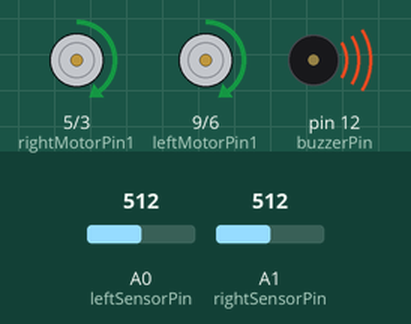
Simulated run of this sketch. Board: Arduino Uno, built with avr-gcc and run on an emulated ATmega328P. Shown: motor-driver pin pairs drawn as motors (green arrow = first pin HIGH = forward, orange = second pin HIGH = backward, longer = more drive, scaled by the enable pin), buzzer (waves = sounding). The test bench sets the inputs (shaded band); at power-on: A0 (leftSensorPin) = 512, A1 (rightSensorPin) = 512.

Above: at 4.8 s.
4.9 s: A0 (leftSensorPin) set to 716
At 7.7 s:
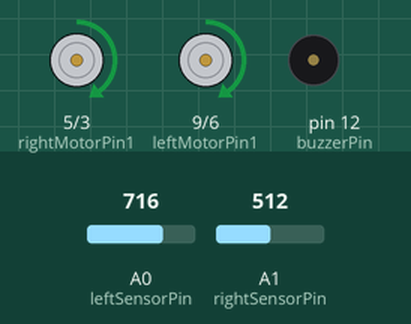
At 12.12 s:
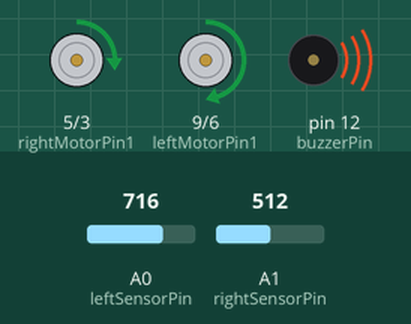
13.8 s: A1 (rightSensorPin) set to 900
At 20.12 s:
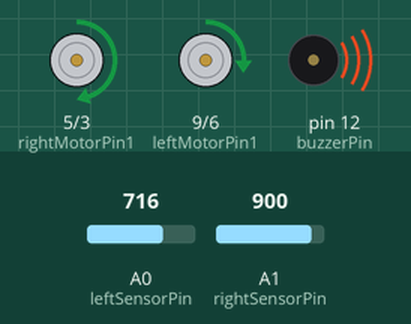
21.8 s: A1 (rightSensorPin) set to 716
26.8 s: A1 (rightSensorPin) set to 511
Timing chart, 0 to 32.8 s (numbered marks = the images above; inputs shaded):
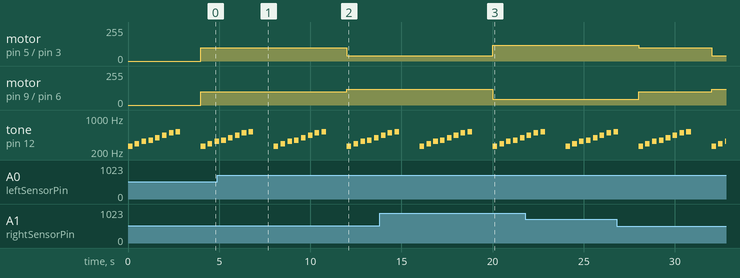

Measured:
- after the input at 4.9 s, motor on pin 5 (rightMotorPin1) / pin 3 (rightMotorPin2): forward 100/255 → forward 40/255 after 7.1 s; motor on pin 9 (leftMotorPin1) / pin 6 (leftMotorPin2): forward 100/255 → forward 120/255 after 7.1 s
- after the input at 13.8 s, motor on pin 5 (rightMotorPin1) / pin 3 (rightMotorPin2): forward 40/255 → forward 120/255 after 6.2 s; motor on pin 9 (leftMotorPin1) / pin 6 (leftMotorPin2): forward 120/255 → forward 44/255 after 6.2 s
- by itself, tone on pin 12 (buzzerPin): repeats every 4.0 s: 349 Hz 0.25 s, silent 0.13 s, 392 Hz 0.25 s, silent 0.13 s, 440 Hz 0.25 s, silent 0.13 s, 494 Hz 0.25 s, silent 0.13 s, 523 Hz 0.25 s, silent 1.1 s, 262 Hz 0.25 s, silent 0.13 s, 294 Hz 0.25 s, silent 0.13 s, 330 Hz 0.25 s, silent 0.13 s

The sketch:

Proportional.ino
```cpp
// Define the pins for the sensors
int leftSensorPin = A0;   // Left sensor connected to Analog pin 0
int rightSensorPin = A1;  // Right sensor connected to Analog pin 1

// Define the motor pins
int leftMotorPin1 = 9;   // Left motor pin 1 connected to pin 9
int leftMotorPin2 = 6;   // Left motor pin 2 connected to pin 6
int rightMotorPin1 = 5;  // Right motor pin 1 connected to pin 5
int rightMotorPin2 = 3;  // Right motor pin 2 connected to pin 3
int enAPin = 10;         // enA connected to pin 10
int enBPin = 11;         // enB connected to pin 11

// Define constants for proportional control
float Kp = 0.3;  // Proportional constant
// Define the buzzer pin
const int buzzerPin = 12;

// Define the notes and durations of the melody
int melody[] = {262, 294, 330, 349, 392, 440, 494, 523};
int noteDurations[] = {4, 4, 4, 4, 4, 4, 4, 4}; // 4 indicates a quarter note

void setup() {
  // Initialize the motor pins as outputs
  pinMode(leftMotorPin1, OUTPUT);
  pinMode(leftMotorPin2, OUTPUT);
  pinMode(rightMotorPin1, OUTPUT);
  pinMode(rightMotorPin2, OUTPUT);

  // Set PWM pins as outputs
  pinMode(enAPin, OUTPUT);
  pinMode(enBPin, OUTPUT);
  pinMode(buzzerPin, OUTPUT);
}

//  A function when the line follower leaves the line pero di pani working
void motor_drive(int leftSpeed, int rightSpeed) {
    // Set motor directions based on speed signs
    if (leftSpeed > 0) {
        digitalWrite(leftMotorPin1, HIGH);
        digitalWrite(leftMotorPin2, LOW);
    } else {
        digitalWrite(leftMotorPin1, LOW);
        digitalWrite(leftMotorPin2, HIGH);
    }

    if (rightSpeed > 0) {
        digitalWrite(rightMotorPin1, HIGH);
        digitalWrite(rightMotorPin2, LOW);
    } else {
        digitalWrite(rightMotorPin1, LOW);
        digitalWrite(rightMotorPin2, HIGH);
    }

    // Set the motor speeds using PWM
    analogWrite(enAPin, abs(leftSpeed));
    analogWrite(enBPin, abs(rightSpeed));
}


void loop() {
  // Read the sensor values
  int leftSensorValue = analogRead(leftSensorPin);
  int rightSensorValue = analogRead(rightSensorPin);

  // Calculate the error (difference between sensor readings)
  int error = rightSensorValue - leftSensorValue;
  playMelody();
  // Check if both sensors are not on the line
  if (leftSensorValue >= 970 && rightSensorValue >= 970) {
    // A case when the line follower leaves the line
    if (error > 0) {
      // Turn left if the line was to the left before
      motor_drive(-150, 150);  // Adjust the motor speed values as needed
    } else {
      // Else turn right
      motor_drive(150, -150);  // Adjust the motor speed values as needed
    }
  } else {
    // Calculate the motor speeds using proportional control
    int leftMotorSpeed = 100 + Kp * error;
    int rightMotorSpeed = 100 - Kp * error;

    // Make sure motor speeds are within limits
    leftMotorSpeed = constrain(leftMotorSpeed, 40, 120); //never change this value
    rightMotorSpeed = constrain(rightMotorSpeed, 40, 120); //never change this value

    // Set motor directions
    if (leftMotorSpeed > 0) {
      digitalWrite(leftMotorPin1, HIGH);
      digitalWrite(leftMotorPin2, LOW);
    } else {
      digitalWrite(leftMotorPin1, LOW);
      digitalWrite(leftMotorPin2, HIGH);
    }

    if (rightMotorSpeed > 0) {
      digitalWrite(rightMotorPin1, HIGH);
      digitalWrite(rightMotorPin2, LOW);
    } else {
      digitalWrite(rightMotorPin1, LOW);
      digitalWrite(rightMotorPin2, HIGH);
    }

    // Set the motor speeds using PWM
    analogWrite(enAPin, abs(leftMotorSpeed));
    analogWrite(enBPin, abs(rightMotorSpeed));
  }
}
void playMelody() {
  // Iterate through the melody array and play each note
  for (int i = 0; i < 8; i++) {
    int noteDuration = 1000 / noteDurations[i];
    tone(buzzerPin, melody[i], noteDuration);
    delay(noteDuration * 1.30); // Add a small delay between notes
    noTone(buzzerPin); // Stop the tone
    delay(50); // Add a short pause between notes
  }
  delay(1000); // Delay between melody repetitions
}
```
